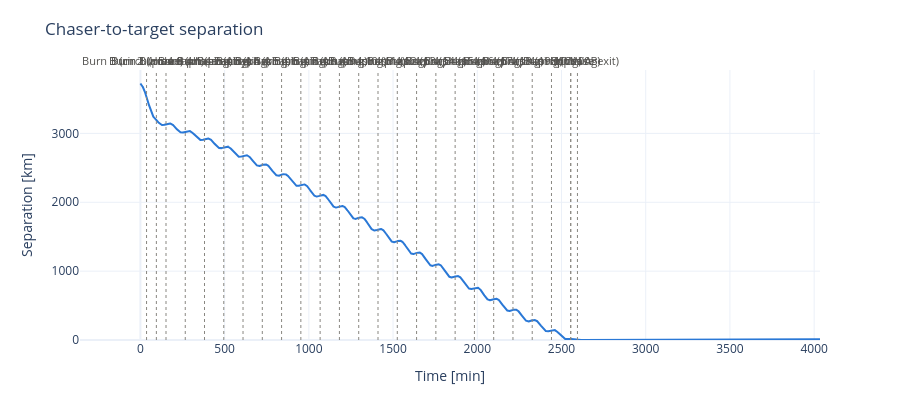

Notebook code cell kept with this figure:
### Code cell
ts_tl, rv_c_tl, rv_t_tl = tl.arrays()
fig_sep = plot_separation(ts_tl, rv_c_tl, rv_t_tl, tl.burn_events())

### Figure 1 — Plotly figure (JSON) as saved in the notebook; plotly's stock layout.template omitted (floating-point values rounded to 4 significant figures; data arrays with more than 128 entries replaced by an {"elided": "..."} marker saying what was removed)
{"data": [{"hovertemplate": "t = %{x:.1f} min<br>separation = %{y:.1f} km<extra></extra>", "line": {"color": "#2a78d6", "width": 2}, "mode": "lines", "type": "scatter", "x": {"elided": "25975 float values"}, "y": {"elided": "25975 float values"}}], "layout": {"annotations": [{"font": {"color": "#52514e", "size": 11}, "showarrow": false, "text": "Burn 1 (plane)", "x": 36.51, "xanchor": "center", "xref": "x", "y": 1, "yanchor": "bottom", "yref": "y domain"}, {"font": {"color": "#52514e", "size": 11}, "showarrow": false, "text": "Burn 2 (Hohmann)", "x": 94.75, "xanchor": "center", "xref": "x", "y": 1, "yanchor": "bottom", "yref": "y domain"}, {"font": {"color": "#52514e", "size": 11}, "showarrow": false, "text": "Burn 3 (circularize + phase entry)", "x": 151.9, "xanchor": "center", "xref": "x", "y": 1, "yanchor": "bottom", "yref": "y domain"}, {"font": {"color": "#52514e", "size": 11}, "showarrow": false, "text": "Burn 4.0 (phasing)", "x": 266.2, "xanchor": "center", "xref": "x", "y": 1, "yanchor": "bottom", "yref": "y domain"}, {"font": {"color": "#52514e", "size": 11}, "showarrow": false, "text": "Burn 4.1 (phasing)", "x": 380.5, "xanchor": "center", "xref": "x", "y": 1, "yanchor": "bottom", "yref": "y domain"}, {"font": {"color": "#52514e", "size": 11}, "showarrow": false, "text": "Burn 4.2 (phasing)", "x": 494.9, "xanchor": "center", "xref": "x", "y": 1, "yanchor": "bottom", "yref": "y domain"}, {"font": {"color": "#52514e", "size": 11}, "showarrow": false, "text": "Burn 4.3 (phasing)", "x": 609.2, "xanchor": "center", "xref": "x", "y": 1, "yanchor": "bottom", "yref": "y domain"}, {"font": {"color": "#52514e", "size": 11}, "showarrow": false, "text": "Burn 4.4 (phasing)", "x": 723.7, "xanchor": "center", "xref": "x", "y": 1, "yanchor": "bottom", "yref": "y domain"}, {"font": {"color": "#52514e", "size": 11}, "showarrow": false, "text": "Burn 4.5 (phasing)", "x": 838.1, "xanchor": "center", "xref": "x", "y": 1, "yanchor": "bottom", "yref": "y domain"}, {"font": {"color": "#52514e", "size": 11}, "showarrow": false, "text": "Burn 4.6 (phasing)", "x": 952.6, "xanchor": "center", "xref": "x", "y": 1, "yanchor": "bottom", "yref": "y domain"}, {"font": {"color": "#52514e", "size": 11}, "showarrow": false, "text": "Burn 4.7 (phasing)", "x": 1067.0, "xanchor": "center", "xref": "x", "y": 1, "yanchor": "bottom", "yref": "y domain"}, {"font": {"color": "#52514e", "size": 11}, "showarrow": false, "text": "Burn 4.8 (phasing)", "x": 1182.0, "xanchor": "center", "xref": "x", "y": 1, "yanchor": "bottom", "yref": "y domain"}, {"font": {"color": "#52514e", "size": 11}, "showarrow": false, "text": "Burn 4.9 (phasing)", "x": 1296.0, "xanchor": "center", "xref": "x", "y": 1, "yanchor": "bottom", "yref": "y domain"}, {"font": {"color": "#52514e", "size": 11}, "showarrow": false, "text": "Burn 4.10 (phasing)", "x": 1411.0, "xanchor": "center", "xref": "x", "y": 1, "yanchor": "bottom", "yref": "y domain"}, {"font": {"color": "#52514e", "size": 11}, "showarrow": false, "text": "Burn 4.11 (phasing)", "x": 1525.0, "xanchor": "center", "xref": "x", "y": 1, "yanchor": "bottom", "yref": "y domain"}, {"font": {"color": "#52514e", "size": 11}, "showarrow": false, "text": "Burn 4.12 (phasing)", "x": 1640.0, "xanchor": "center", "xref": "x", "y": 1, "yanchor": "bottom", "yref": "y domain"}, {"font": {"color": "#52514e", "size": 11}, "showarrow": false, "text": "Burn 4.13 (phasing)", "x": 1754.0, "xanchor": "center", "xref": "x", "y": 1, "yanchor": "bottom", "yref": "y domain"}, {"font": {"color": "#52514e", "size": 11}, "showarrow": false, "text": "Burn 4.14 (phasing)", "x": 1869.0, "xanchor": "center", "xref": "x", "y": 1, "yanchor": "bottom", "yref": "y domain"}, {"font": {"color": "#52514e", "size": 11}, "showarrow": false, "text": "Burn 4.15 (phasing)", "x": 1983.0, "xanchor": "center", "xref": "x", "y": 1, "yanchor": "bottom", "yref": "y domain"}, {"font": {"color": "#52514e", "size": 11}, "showarrow": false, "text": "Burn 4.16 (phasing)", "x": 2097.0, "xanchor": "center", "xref": "x", "y": 1, "yanchor": "bottom", "yref": "y domain"}, {"font": {"color": "#52514e", "size": 11}, "showarrow": false, "text": "Burn 4.17 (phasing)", "x": 2212.0, "xanchor": "center", "xref": "x", "y": 1, "yanchor": "bottom", "yref": "y domain"}, {"font": {"color": "#52514e", "size": 11}, "showarrow": false, "text": "Burn 4.18 (phasing)", "x": 2326.0, "xanchor": "center", "xref": "x", "y": 1, "yanchor": "bottom", "yref": "y domain"}, {"font": {"color": "#52514e", "size": 11}, "showarrow": false, "text": "Burn 4.19 (phasing)", "x": 2440.0, "xanchor": "center", "xref": "x", "y": 1, "yanchor": "bottom", "yref": "y domain"}, {"font": {"color": "#52514e", "size": 11}, "showarrow": false, "text": "Burn 5 (phase exit)", "x": 2555.0, "xanchor": "center", "xref": "x", "y": 1, "yanchor": "bottom", "yref": "y domain"}, {"font": {"color": "#52514e", "size": 11}, "showarrow": false, "text": "HCW 0A", "x": 2555.0, "xanchor": "center", "xref": "x", "y": 1, "yanchor": "bottom", "yref": "y domain"}, {"font": {"color": "#52514e", "size": 11}, "showarrow": false, "text": "HCW 0B", "x": 2595.0, "xanchor": "center", "xref": "x", "y": 1, "yanchor": "bottom", "yref": "y domain"}], "height": 420, "margin": {"t": 70}, "shapes": [{"line": {"color": "#898781", "dash": "dot", "width": 1}, "type": "line", "x0": 36.51, "x1": 36.51, "xref": "x", "y0": 0, "y1": 1, "yref": "y domain"}, {"line": {"color": "#898781", "dash": "dot", "width": 1}, "type": "line", "x0": 94.75, "x1": 94.75, "xref": "x", "y0": 0, "y1": 1, "yref": "y domain"}, {"line": {"color": "#898781", "dash": "dot", "width": 1}, "type": "line", "x0": 151.9, "x1": 151.9, "xref": "x", "y0": 0, "y1": 1, "yref": "y domain"}, {"line": {"color": "#898781", "dash": "dot", "width": 1}, "type": "line", "x0": 266.2, "x1": 266.2, "xref": "x", "y0": 0, "y1": 1, "yref": "y domain"}, {"line": {"color": "#898781", "dash": "dot", "width": 1}, "type": "line", "x0": 380.5, "x1": 380.5, "xref": "x", "y0": 0, "y1": 1, "yref": "y domain"}, {"line": {"color": "#898781", "dash": "dot", "width": 1}, "type": "line", "x0": 494.9, "x1": 494.9, "xref": "x", "y0": 0, "y1": 1, "yref": "y domain"}, {"line": {"color": "#898781", "dash": "dot", "width": 1}, "type": "line", "x0": 609.2, "x1": 609.2, "xref": "x", "y0": 0, "y1": 1, "yref": "y domain"}, {"line": {"color": "#898781", "dash": "dot", "width": 1}, "type": "line", "x0": 723.7, "x1": 723.7, "xref": "x", "y0": 0, "y1": 1, "yref": "y domain"}, {"line": {"color": "#898781", "dash": "dot", "width": 1}, "type": "line", "x0": 838.1, "x1": 838.1, "xref": "x", "y0": 0, "y1": 1, "yref": "y domain"}, {"line": {"color": "#898781", "dash": "dot", "width": 1}, "type": "line", "x0": 952.6, "x1": 952.6, "xref": "x", "y0": 0, "y1": 1, "yref": "y domain"}, {"line": {"color": "#898781", "dash": "dot", "width": 1}, "type": "line", "x0": 1067.0, "x1": 1067.0, "xref": "x", "y0": 0, "y1": 1, "yref": "y domain"}, {"line": {"color": "#898781", "dash": "dot", "width": 1}, "type": "line", "x0": 1182.0, "x1": 1182.0, "xref": "x", "y0": 0, "y1": 1, "yref": "y domain"}, {"line": {"color": "#898781", "dash": "dot", "width": 1}, "type": "line", "x0": 1296.0, "x1": 1296.0, "xref": "x", "y0": 0, "y1": 1, "yref": "y domain"}, {"line": {"color": "#898781", "dash": "dot", "width": 1}, "type": "line", "x0": 1411.0, "x1": 1411.0, "xref": "x", "y0": 0, "y1": 1, "yref": "y domain"}, {"line": {"color": "#898781", "dash": "dot", "width": 1}, "type": "line", "x0": 1525.0, "x1": 1525.0, "xref": "x", "y0": 0, "y1": 1, "yref": "y domain"}, {"line": {"color": "#898781", "dash": "dot", "width": 1}, "type": "line", "x0": 1640.0, "x1": 1640.0, "xref": "x", "y0": 0, "y1": 1, "yref": "y domain"}, {"line": {"color": "#898781", "dash": "dot", "width": 1}, "type": "line", "x0": 1754.0, "x1": 1754.0, "xref": "x", "y0": 0, "y1": 1, "yref": "y domain"}, {"line": {"color": "#898781", "dash": "dot", "width": 1}, "type": "line", "x0": 1869.0, "x1": 1869.0, "xref": "x", "y0": 0, "y1": 1, "yref": "y domain"}, {"line": {"color": "#898781", "dash": "dot", "width": 1}, "type": "line", "x0": 1983.0, "x1": 1983.0, "xref": "x", "y0": 0, "y1": 1, "yref": "y domain"}, {"line": {"color": "#898781", "dash": "dot", "width": 1}, "type": "line", "x0": 2097.0, "x1": 2097.0, "xref": "x", "y0": 0, "y1": 1, "yref": "y domain"}, {"line": {"color": "#898781", "dash": "dot", "width": 1}, "type": "line", "x0": 2212.0, "x1": 2212.0, "xref": "x", "y0": 0, "y1": 1, "yref": "y domain"}, {"line": {"color": "#898781", "dash": "dot", "width": 1}, "type": "line", "x0": 2326.0, "x1": 2326.0, "xref": "x", "y0": 0, "y1": 1, "yref": "y domain"}, {"line": {"color": "#898781", "dash": "dot", "width": 1}, "type": "line", "x0": 2440.0, "x1": 2440.0, "xref": "x", "y0": 0, "y1": 1, "yref": "y domain"}, {"line": {"color": "#898781", "dash": "dot", "width": 1}, "type": "line", "x0": 2555.0, "x1": 2555.0, "xref": "x", "y0": 0, "y1": 1, "yref": "y domain"}, {"line": {"color": "#898781", "dash": "dot", "width": 1}, "type": "line", "x0": 2555.0, "x1": 2555.0, "xref": "x", "y0": 0, "y1": 1, "yref": "y domain"}, {"line": {"color": "#898781", "dash": "dot", "width": 1}, "type": "line", "x0": 2595.0, "x1": 2595.0, "xref": "x", "y0": 0, "y1": 1, "yref": "y domain"}], "showlegend": false, "title": {"text": "Chaser-to-target separation"}, "xaxis": {"autorange": true, "title": {"text": "Time [min]"}}, "yaxis": {"autorange": true, "rangemode": "tozero", "title": {"text": "Separation [km]"}}}}
